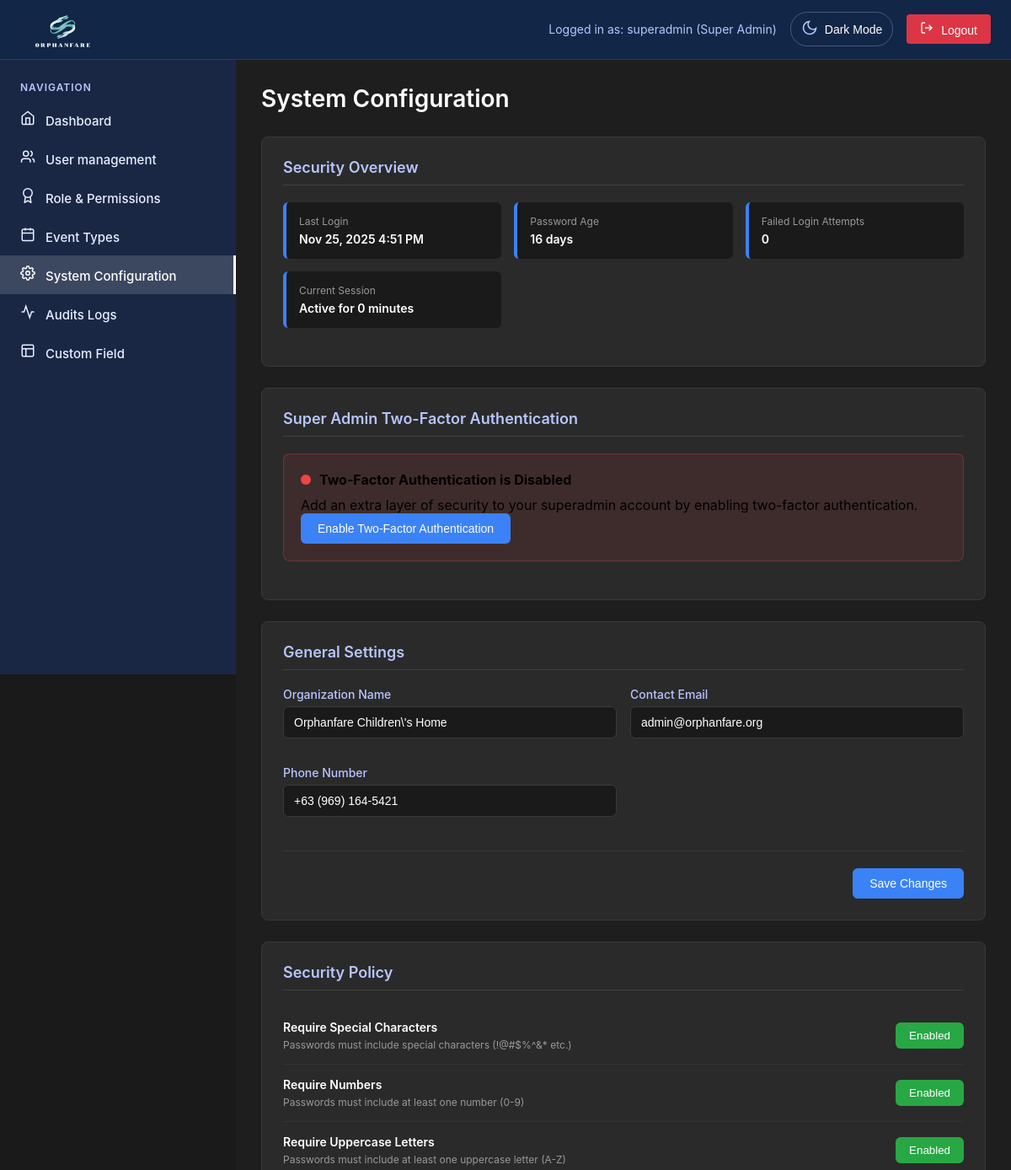
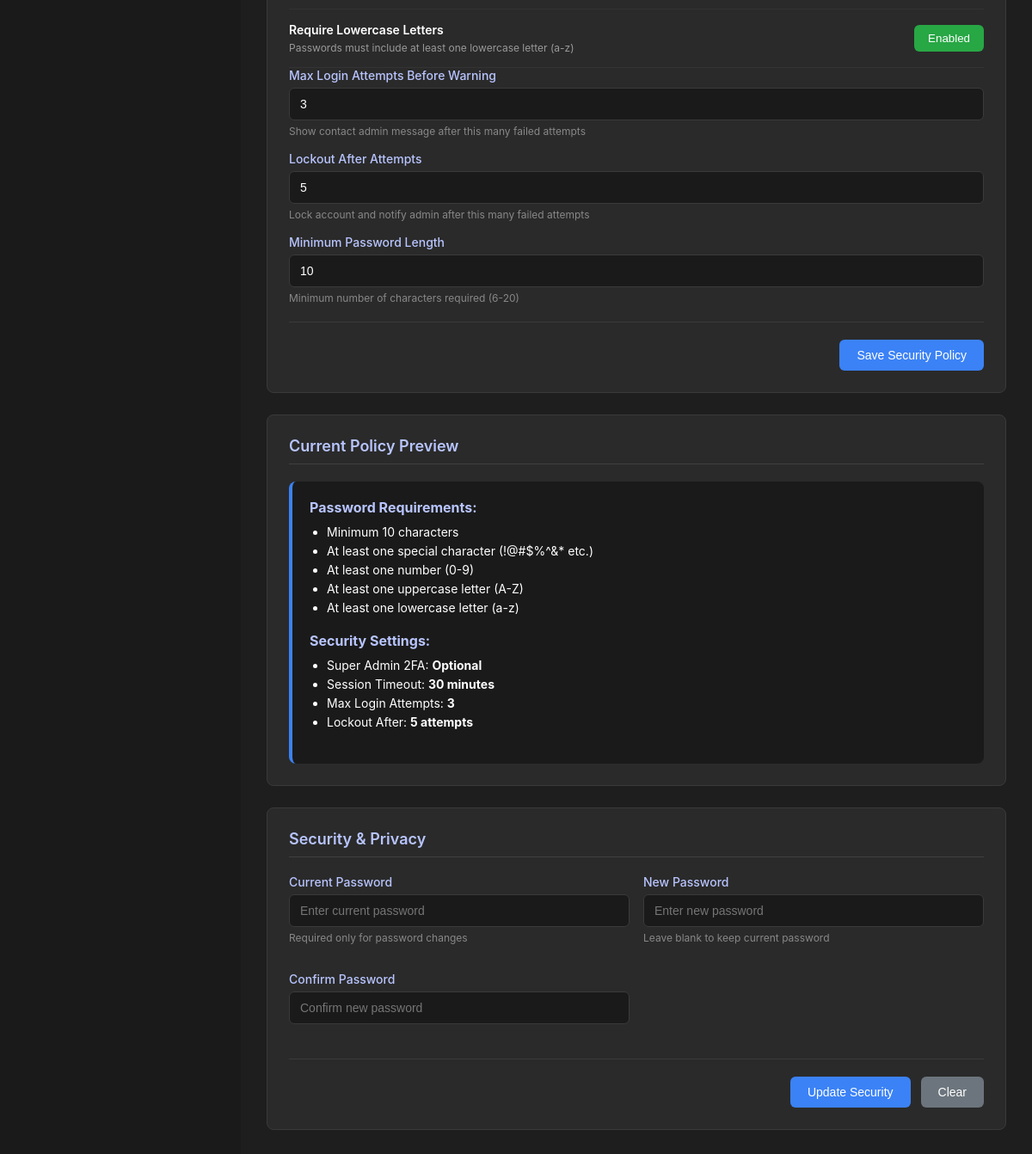
Screenshot of /superadmin/system-configuration.php (signed in) with the database file from the repository (2 pictures, top to bottom).
### tables this page shows
CREATE TABLE `users` (
  `id` int(11) NOT NULL,
  `username` varchar(50) NOT NULL,
  `email` varchar(100) NOT NULL,
  `password` varchar(255) NOT NULL,
  `role` enum('super_admin','admin','user','Social Worker','Social Welfare Assistant') DEFAULT 'user',
  `status` enum('active','inactive','pending') DEFAULT 'pending',
  `created_at` timestamp NOT NULL DEFAULT current_timestamp(),
  `updated_at` timestamp NOT NULL DEFAULT current_timestamp() ON UPDATE current_timestamp(),
  `two_factor_secret` varchar(32) DEFAULT NULL,
  `two_factor_enabled` tinyint(1) DEFAULT 0,
  `two_factor_verified` tinyint(1) DEFAULT 0,
  `two_factor_backup_codes` text DEFAULT NULL,
  `last_login` timestamp NULL DEFAULT NULL,
  `last_password_change` timestamp NOT NULL DEFAULT current_timestamp(),
  `failed_attempts` int(11) DEFAULT 0,
  `account_locked` tinyint(1) DEFAULT 0,
  `is_active` tinyint(1) DEFAULT 1
);

### superadmin/system-configuration.php (the view, shortened to what the rows shown need)
<?php
require_once 'includes/superheader.php';
    ?>
    <?php
$securityInfo = [
    'failed_attempts' => 0,
    'last_login' => null,
    'last_password_change' => null
];
try {
    $selectColumns = ['username', 'email'];
    $columns = [];
    try {
        $columnStmt = $conn->prepare("SHOW COLUMNS FROM users");
        $columnStmt->execute();
        $result = $columnStmt->get_result();
        while ($row = $result->fetch_assoc()) {
            $columns[] = $row['Field'];
        }
    } catch (Exception $e) {
    }
    if (in_array('failed_attempts', $columns)) $selectColumns[] = 'failed_attempts';
    if (in_array('last_login', $columns)) $selectColumns[] = 'last_login';
    if (in_array('last_password_change', $columns)) $selectColumns[] = 'last_password_change';
    $query = "SELECT " . implode(', ', $selectColumns) . " FROM users WHERE id = ?";
    $stmt = $conn->prepare($query);
    $stmt->bind_param("i", $_SESSION['user_id']);
    $stmt->execute();
    $result = $stmt->get_result();
    $userData = $result->fetch_assoc();
    if ($userData) {
        $securityInfo = array_merge($securityInfo, $userData);
    }
} catch (Exception $e) {
    error_log("Settings security query error: " . $e->getMessage());
}
$passwordAge = 'Unknown';
if (!empty($securityInfo['last_password_change'])) {
    $lastChange = strtotime($securityInfo['last_password_change']);
    $passwordAge = floor((time() - $lastChange) / (60 * 60 * 24)) . ' days';
}
?>
<div class="page-active">
    <div class="page-header">
        <h1 class="page-title">System Configuration</h1>
    </div>
    <div class="registry-section">
        <div class="security-overview">
            <div class="security-item">
                <div class="security-label">Last Login</div>
                <div class="security-value">
                    <?php echo !empty($securityInfo['last_login']) ? date('M j, Y g:i A', strtotime($securityInfo['last_login'])) : 'Not recorded'; ?>
                </div>
            </div>
            <div class="security-item">
                <div class="security-label">Password Age</div>
                <div class="security-value"><?php echo $passwordAge; ?></div>
            </div>
            <div class="security-item">
                <div class="security-label">Failed Login Attempts</div>
                <div class="security-value <?php echo ($securityInfo['failed_attempts'] ?? 0) > 0 ? 'text-warning' : ''; ?>">
                    <?php echo $securityInfo['failed_attempts'] ?? 0; ?>
                </div>
            </div>
        </div>
    </div>
</div>
<?php require_once 'includes/superfooter.php'; ?>

### rows the page displays
users: last_login "Nov 25, 2025 4:51 PM", last_password_change "16 days", failed_attempts "0"

### other values shown
$_SESSION['username'] "superadmin"
$_SESSION['role'] === 'super_admin' ? 'Super Admin' : 'Admin' "Super Admin"
$settings['min_password_length'] "10"
$settings['session_timeout'] "30 minutes"
$settings['max_login_attempts'] "3"
$settings['lockout_attempts'] "5"
